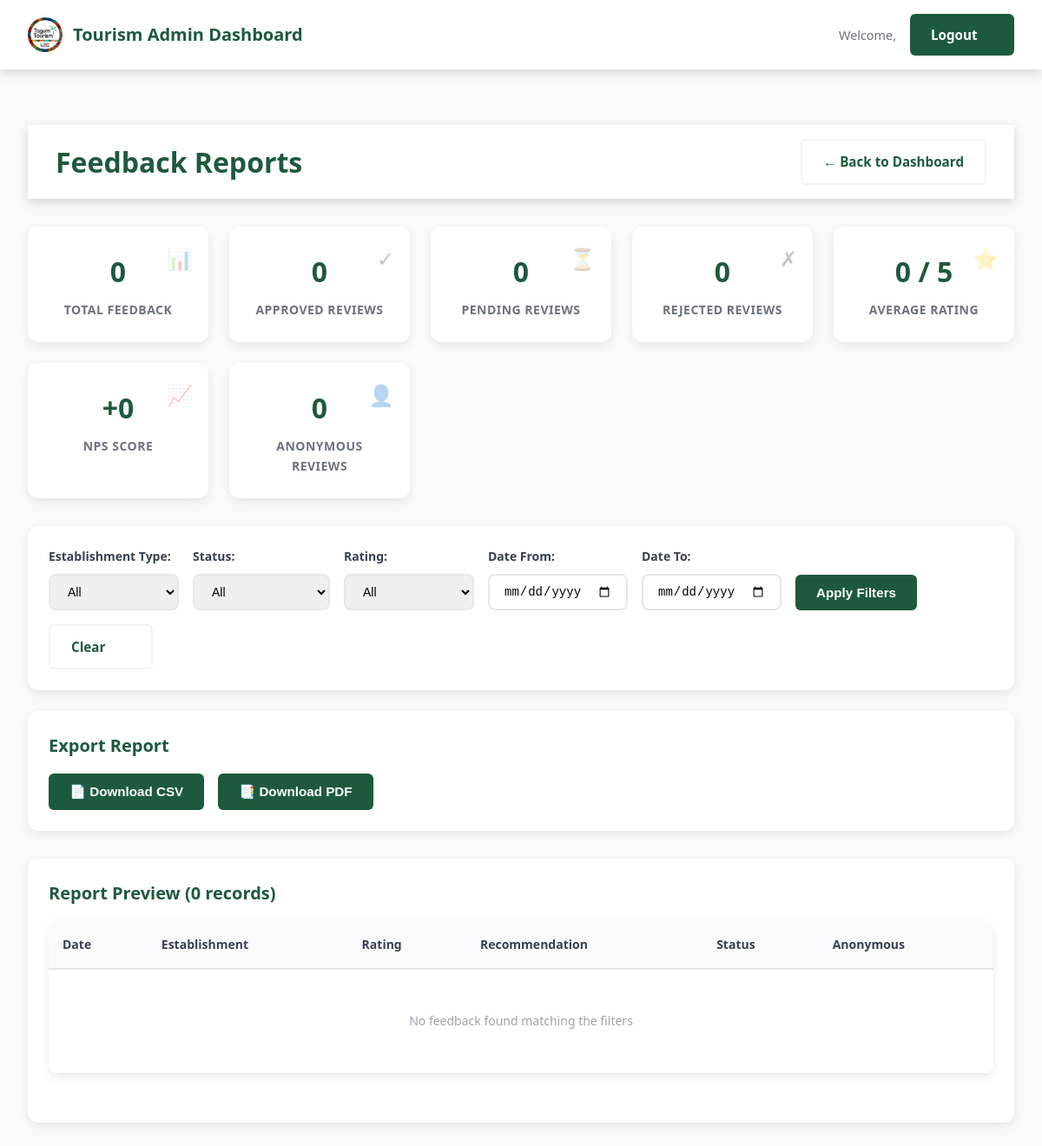
The page /feedback-reports.php (signed in) on the database as committed earlier.
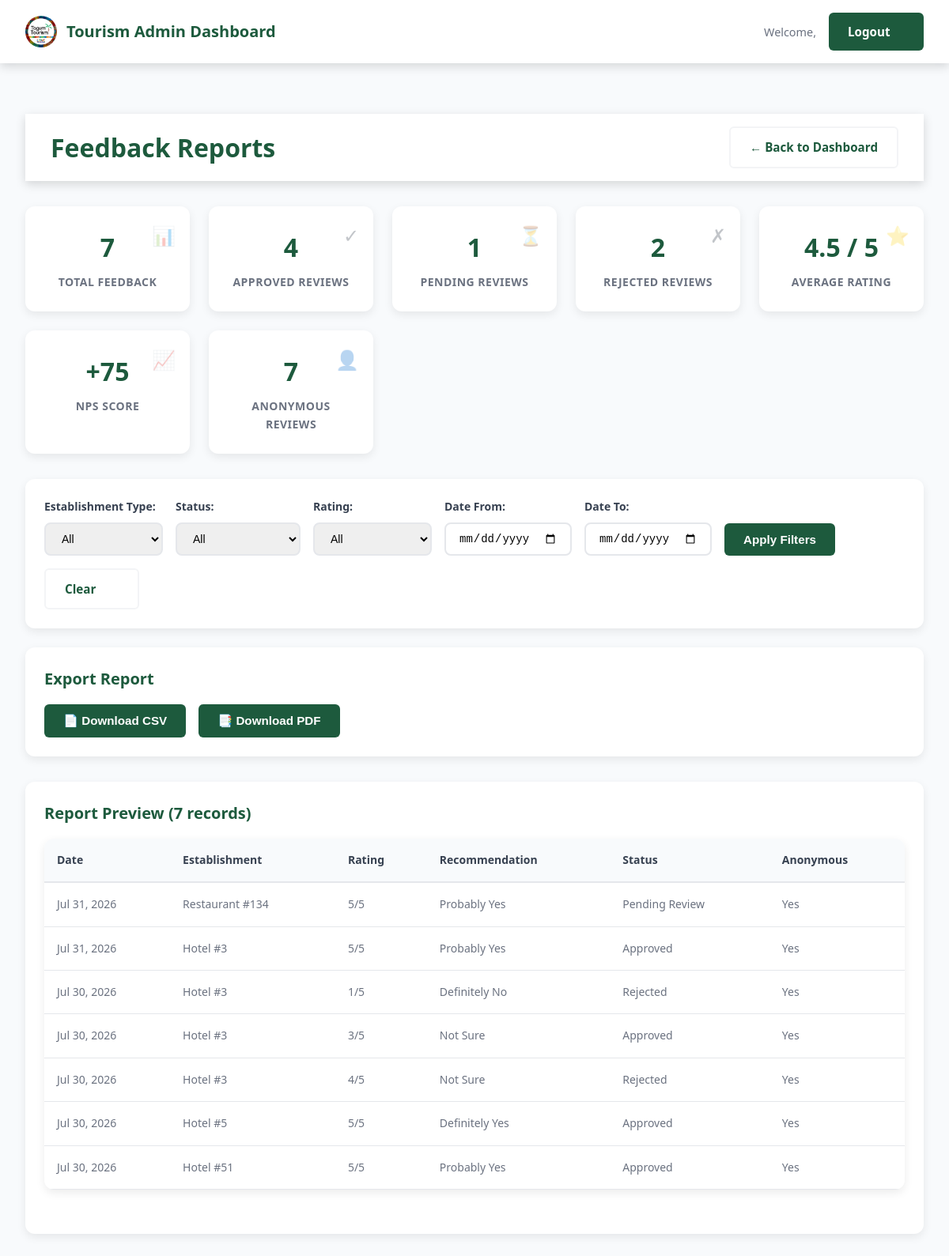
The same page on the database as committed later.
### tables this page shows
CREATE TABLE feedback (
            id INTEGER PRIMARY KEY AUTOINCREMENT,
            establishment_type TEXT NOT NULL,
            establishment_id INTEGER NOT NULL,
            overall_rating INTEGER NOT NULL CHECK(overall_rating >= 1 AND overall_rating <= 5),
            comment TEXT,
            anonymous INTEGER DEFAULT 0,
            email TEXT NOT NULL,
            recommendation TEXT NOT NULL,
            data_privacy_consent INTEGER NOT NULL DEFAULT 0,
            status TEXT DEFAULT "Pending Review" CHECK(status IN ("Pending Review", "Approved", "Rejected")),
            moderator_notes TEXT,
            reviewed_by TEXT,
            reviewed_at TEXT,
            created_at TEXT DEFAULT CURRENT_TIMESTAMP,
            updated_at TEXT DEFAULT CURRENT_TIMESTAMP
        );

### feedback-reports.php (the view, shortened to what the changed rows need)
<?php
$dbFile = __DIR__ . '/../database.db';
$db = new SQLite3($dbFile);
$where = ['1=1'];
$whereClause = implode(' AND ', $where);
$query = "SELECT * FROM feedback WHERE $whereClause ORDER BY created_at DESC";
$stmt = $db->prepare($query);
$result = $stmt->execute();
$feedbackList = [];
while ($row = $result->fetchArray(SQLITE3_ASSOC)) {
    $feedbackList[] = $row;
}
$stats = [
    'total' => count($feedbackList),
    'approved' => 0,
    'pending' => 0,
    'rejected' => 0,
    'anonymous' => 0,
    'avg_rating' => 0,
    'nps' => 0
];
$totalRating = 0;
$totalApproved = 0;
$promoters = 0;
$detractors = 0;
foreach ($feedbackList as $feedback) {
    if ($feedback['status'] === 'Approved') {
        $stats['approved']++;
        $totalRating += $feedback['overall_rating'];
        $totalApproved++;
        if (in_array($feedback['recommendation'], ['Definitely Yes', 'Probably Yes'])) {
            $promoters++;
        } elseif (in_array($feedback['recommendation'], ['Probably No', 'Definitely No'])) {
            $detractors++;
        }
    } elseif ($feedback['status'] === 'Pending Review') {
        $stats['pending']++;
    } elseif ($feedback['status'] === 'Rejected') {
        $stats['rejected']++;
    }
    if ($feedback['anonymous']) {
        $stats['anonymous']++;
    }
}
if ($totalApproved > 0) {
    $stats['avg_rating'] = round($totalRating / $totalApproved, 1);
    $stats['nps'] = round((($promoters - $detractors) / $totalApproved) * 100);
}
?>
<!DOCTYPE html>
<html lang="en">
<head>
    <link rel="stylesheet" href="../css/style.css">
    <link rel="stylesheet" href="../css/admin.css">
    <link rel="stylesheet" href="../css/feedback-admin.css">
</head>
<body class="admin-body">
    <main class="admin-main">
    <div class="admin-header">
        <h1>Feedback Reports</h1>
    </div>
    <div class="stats-grid">
        <div class="stat-card">
            <div class="stat-value"><?php echo $stats['total']; ?></div>
            <div class="stat-label">Total Feedback</div>
            <div class="stat-icon">📊</div>
        </div>
        <div class="stat-card">
            <div class="stat-value"><?php echo $stats['approved']; ?></div>
            <div class="stat-label">Approved Reviews</div>
            <div class="stat-icon">✓</div>
        </div>
        <div class="stat-card">
            <div class="stat-value"><?php echo $stats['pending']; ?></div>
            <div class="stat-label">Pending Reviews</div>
            <div class="stat-icon">⏳</div>
        </div>
        <div class="stat-card">
            <div class="stat-value"><?php echo $stats['rejected']; ?></div>
            <div class="stat-label">Rejected Reviews</div>
            <div class="stat-icon">✗</div>
        </div>
        <div class="stat-card">
            <div class="stat-value"><?php echo $stats['avg_rating']; ?> / 5</div>
            <div class="stat-label">Average Rating</div>
            <div class="stat-icon">⭐</div>
        </div>
        <div class="stat-card">
            <div class="stat-value"><?php echo $stats['nps'] >= 0 ? '+' : ''; ?><?php echo $stats['nps']; ?></div>
            <div class="stat-label">NPS Score</div>
            <div class="stat-icon">📈</div>
        </div>
        <div class="stat-card">
            <div class="stat-value"><?php echo $stats['anonymous']; ?></div>
            <div class="stat-label">Anonymous Reviews</div>
            <div class="stat-icon">👤</div>
        </div>
    </div>
    <div class="report-preview">
        <h3>Report Preview (<?php echo count($feedbackList); ?> records)</h3>
        <div class="feedback-table-container">
            <table class="feedback-table">
                <thead>
                    <tr>
                        <th>Date</th>
                        <th>Establishment</th>
                        <th>Rating</th>
                        <th>Recommendation</th>
                        <th>Status</th>
                        <th>Anonymous</th>
                    </tr>
                </thead>
                <tbody>
                    <?php if (empty($feedbackList)): ?>
                        <tr>
                            <td colspan="6" class="no-data">No feedback found matching the filters</td>
                        </tr>
                    <?php else: ?>
                        <?php foreach (array_slice($feedbackList, 0, 50) as $feedback): ?>
                            <tr>
                                <td><?php echo date('M j, Y', strtotime($feedback['created_at'])); ?></td>
                                <td><?php echo ucfirst($feedback['establishment_type']); ?> #<?php echo $feedback['establishment_id']; ?></td>
                                <td><?php echo $feedback['overall_rating']; ?>/5</td>
                                <td><?php echo htmlspecialchars($feedback['recommendation']); ?></td>
                                <td><?php echo htmlspecialchars($feedback['status']); ?></td>
                                <td><?php echo $feedback['anonymous'] ? 'Yes' : 'No'; ?></td>
                            </tr>
                        <?php endforeach; ?>
                    <?php endif; ?>
                </tbody>
            </table>
        </div>
    </div>
</body>
</html>

Rows that differ between the two databases and show on the page:
added feedback: created_at "Jul 31, 2026", establishment_type "Restaurant", establishment "134", overall_rating "5", recommendation "Probably Yes", status "Pending Review", anonymous "Yes"
added feedback: created_at "Jul 31, 2026", establishment_type "Hotel", establishment "3", overall_rating "5", recommendation "Probably Yes", status "Approved", anonymous "Yes"
added feedback: created_at "Jul 30, 2026", establishment_type "Hotel", establishment "3", overall_rating "1", recommendation "Definitely No", status "Rejected", anonymous "Yes"
added feedback: created_at "Jul 30, 2026", establishment_type "Hotel", establishment "3", overall_rating "3", recommendation "Not Sure", status "Approved", anonymous "Yes"
added feedback: created_at "Jul 30, 2026", establishment_type "Hotel", establishment "3", overall_rating "4", recommendation "Not Sure", status "Rejected", anonymous "Yes"
added feedback: created_at "Jul 30, 2026", establishment_type "Hotel", establishment "5", overall_rating "5", recommendation "Definitely Yes", status "Approved", anonymous "Yes"
added feedback: created_at "Jul 30, 2026", establishment_type "Hotel", establishment "51", overall_rating "5", recommendation "Probably Yes", status "Approved", anonymous "Yes"
Other text that changed with them:
$stats['total']: "0" → "7"
$stats['approved']: "0" → "4"
$stats['pending']: "0" → "1"
$stats['rejected']: "0" → "2"
$stats['avg_rating']: "0" → "4.5"
$stats['nps']: "0" → "75"
$stats['anonymous']: "0" → "7"
count($feedbackList): "0" → "7"
text no longer shown: "No feedback found matching the filters"
